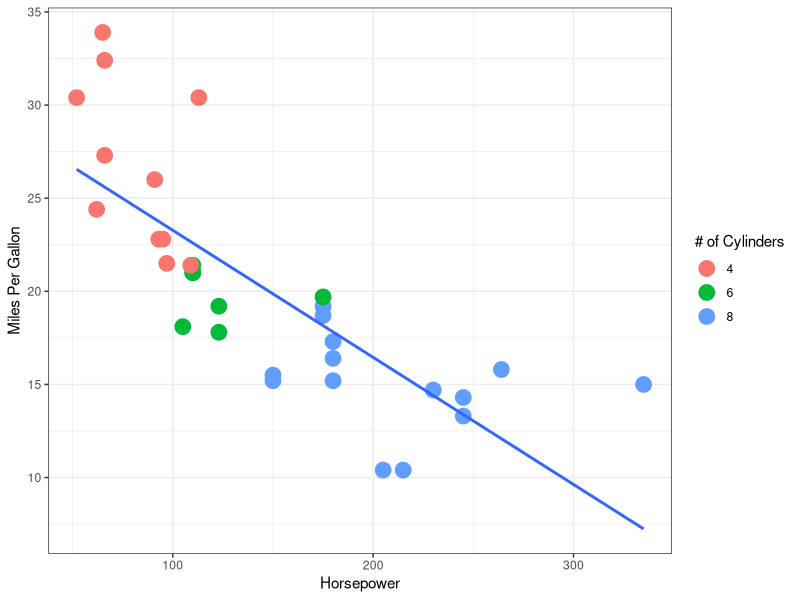
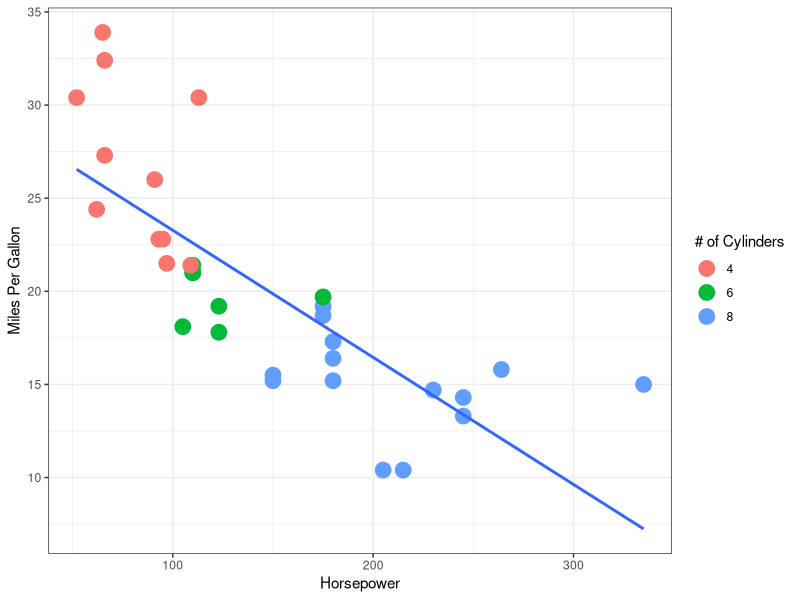
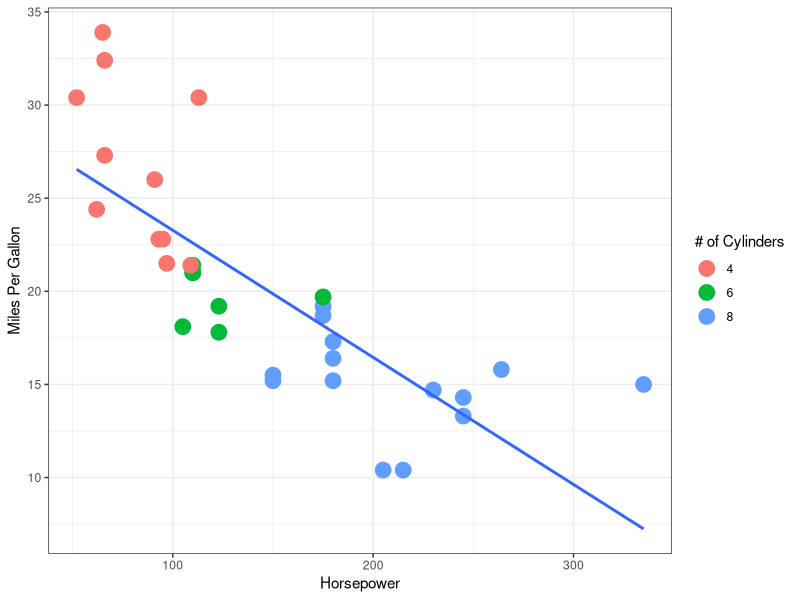

Recreate these plots in R, in order.
## ---- chunk 1
knitr::opts_chunk$set(echo = TRUE)
## ---- chunk 2
x <- 7
y <- 6
x * y
## ---- chunk 3
x > y
## ---- chunk 4
mycars <- mtcars[1:2,1:6]
mycars
## ---- chunk 5
options(xtable.comment = FALSE)
print(xtable::xtable(mycars,caption = "Motor Trend Car Table"), type='html', html.table.attributes="border=2")
## ---- chunk 6
library(ggplot2)
gg <- ggplot(mtcars, aes(hp, mpg)) +
        geom_point(aes(color=as.factor(cyl)), size=5) +
        geom_smooth(method="lm", se=FALSE) +
        labs(x = "Horsepower",y= "Miles Per Gallon", 
             color= "# of Cylinders") +
        theme_bw()
gg
## ---- chunk 7
library(dplyr)
## ---- chunk 8
library(dplyr)
## ---- chunk 9
n <- 7*6
n
## ---- chunk 10
n <- 7*6
n
## ---- chunk 11
n <- 7*6
n
## ---- chunk 12
gg
## ---- chunk 13
gg
## ---- chunk 14
lastmon <- 4.7
lmon <- "May"
thismon <- 4.9
tmon <- "June"
